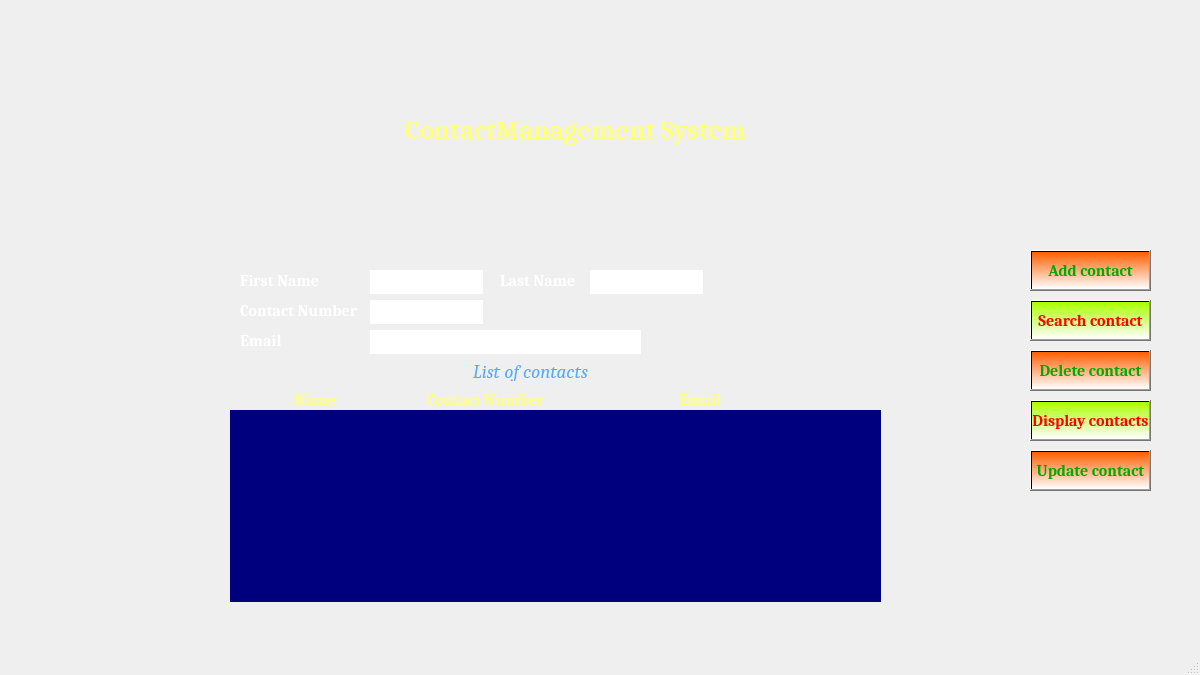
<?xml version="1.0" encoding="UTF-8"?>
<ui version="4.0">
 <class>MainWindow</class>
 <widget class="QMainWindow" name="MainWindow">
  <property name="geometry">
   <rect>
    <x>0</x>
    <y>0</y>
    <width>1200</width>
    <height>675</height>
   </rect>
  </property>
  <property name="minimumSize">
   <size>
    <width>1200</width>
    <height>675</height>
   </size>
  </property>
  <property name="maximumSize">
   <size>
    <width>1300</width>
    <height>700</height>
   </size>
  </property>
  <property name="sizeIncrement">
   <size>
    <width>0</width>
    <height>0</height>
   </size>
  </property>
  <property name="font">
   <font>
    <family>Cambria</family>
   </font>
  </property>
  <property name="contextMenuPolicy">
   <enum>Qt::DefaultContextMenu</enum>
  </property>
  <property name="windowTitle">
   <string/>
  </property>
  <property name="windowIcon">
   <iconset theme="applications-engineering">
    <normaloff>bg_image (1).jpg</normaloff>
    <normalon>bg_image (1).jpg</normalon>bg_image (1).jpg</iconset>
  </property>
  <property name="autoFillBackground">
   <bool>false</bool>
  </property>
  <property name="unifiedTitleAndToolBarOnMac">
   <bool>false</bool>
  </property>
  <widget class="QWidget" name="centralwidget">
   <widget class="QLabel" name="FirstName">
    <property name="geometry">
     <rect>
      <x>240</x>
      <y>270</y>
      <width>101</width>
      <height>21</height>
     </rect>
    </property>
    <property name="font">
     <font>
      <family>Cambria</family>
      <pointsize>12</pointsize>
      <bold>false</bold>
     </font>
    </property>
    <property name="text">
     <string>&lt;html&gt;&lt;head/&gt;&lt;body&gt;&lt;p&gt;&lt;span style=&quot; font-weight:700; color:#ffffff;&quot;&gt;First Name&lt;/span&gt;&lt;/p&gt;&lt;/body&gt;&lt;/html&gt;</string>
    </property>
   </widget>
   <widget class="QLineEdit" name="FirstNameLineEdit">
    <property name="geometry">
     <rect>
      <x>370</x>
      <y>270</y>
      <width>113</width>
      <height>24</height>
     </rect>
    </property>
    <property name="font">
     <font>
      <family>Cambria</family>
      <pointsize>12</pointsize>
      <bold>false</bold>
     </font>
    </property>
    <property name="frame">
     <bool>false</bool>
    </property>
   </widget>
   <widget class="QPushButton" name="Add_contactPush">
    <property name="geometry">
     <rect>
      <x>1030</x>
      <y>250</y>
      <width>121</width>
      <height>41</height>
     </rect>
    </property>
    <property name="font">
     <font>
      <family>Cambria</family>
      <pointsize>12</pointsize>
      <bold>true</bold>
     </font>
    </property>
    <property name="autoFillBackground">
     <bool>false</bool>
    </property>
    <property name="styleSheet">
     <string notr="true">color: rgb(0, 170, 0);
background-color: qlineargradient(spread:pad, x1:0, y1:0, x2:0, y2:1, stop:0 rgba(255, 95, 0, 255), stop:1 rgba(255, 255, 255, 255));</string>
    </property>
    <property name="text">
     <string>Add contact</string>
    </property>
   </widget>
   <widget class="QListWidget" name="listWidget">
    <property name="geometry">
     <rect>
      <x>230</x>
      <y>410</y>
      <width>651</width>
      <height>192</height>
     </rect>
    </property>
    <property name="baseSize">
     <size>
      <width>4</width>
      <height>2</height>
     </size>
    </property>
    <property name="font">
     <font>
      <family>Cambria</family>
      <pointsize>12</pointsize>
      <italic>true</italic>
      <bold>false</bold>
     </font>
    </property>
    <property name="autoFillBackground">
     <bool>false</bool>
    </property>
    <property name="styleSheet">
     <string notr="true">color: rgb(255, 0, 127);
background-color: rgb(0, 0, 127);</string>
    </property>
    <property name="frameShape">
     <enum>QFrame::NoFrame</enum>
    </property>
    <property name="frameShadow">
     <enum>QFrame::Plain</enum>
    </property>
    <property name="viewMode">
     <enum>QListView::IconMode</enum>
    </property>
   </widget>
   <widget class="QLabel" name="LastName">
    <property name="geometry">
     <rect>
      <x>500</x>
      <y>270</y>
      <width>81</width>
      <height>21</height>
     </rect>
    </property>
    <property name="font">
     <font>
      <family>Cambria</family>
      <pointsize>12</pointsize>
      <bold>false</bold>
     </font>
    </property>
    <property name="text">
     <string>&lt;html&gt;&lt;head/&gt;&lt;body&gt;&lt;p&gt;&lt;span style=&quot; font-weight:700; color:#ffffff;&quot;&gt;Last Name&lt;/span&gt;&lt;/p&gt;&lt;/body&gt;&lt;/html&gt;</string>
    </property>
   </widget>
   <widget class="QLineEdit" name="LastNameLineEdit">
    <property name="geometry">
     <rect>
      <x>590</x>
      <y>270</y>
      <width>113</width>
      <height>24</height>
     </rect>
    </property>
    <property name="font">
     <font>
      <family>Cambria</family>
      <pointsize>12</pointsize>
      <bold>false</bold>
     </font>
    </property>
    <property name="frame">
     <bool>false</bool>
    </property>
   </widget>
   <widget class="QLabel" name="Contact">
    <property name="geometry">
     <rect>
      <x>240</x>
      <y>300</y>
      <width>121</width>
      <height>21</height>
     </rect>
    </property>
    <property name="font">
     <font>
      <family>Cambria</family>
      <pointsize>12</pointsize>
      <bold>false</bold>
     </font>
    </property>
    <property name="text">
     <string>&lt;html&gt;&lt;head/&gt;&lt;body&gt;&lt;p&gt;&lt;span style=&quot; font-weight:700; color:#ffffff;&quot;&gt;Contact Number&lt;/span&gt;&lt;/p&gt;&lt;/body&gt;&lt;/html&gt;</string>
    </property>
   </widget>
   <widget class="QLabel" name="Email">
    <property name="geometry">
     <rect>
      <x>240</x>
      <y>330</y>
      <width>61</width>
      <height>21</height>
     </rect>
    </property>
    <property name="font">
     <font>
      <family>Cambria</family>
      <pointsize>12</pointsize>
      <bold>false</bold>
     </font>
    </property>
    <property name="text">
     <string>&lt;html&gt;&lt;head/&gt;&lt;body&gt;&lt;p&gt;&lt;span style=&quot; font-weight:700; color:#ffffff;&quot;&gt;Email&lt;/span&gt;&lt;/p&gt;&lt;/body&gt;&lt;/html&gt;</string>
    </property>
   </widget>
   <widget class="QLineEdit" name="ContactNumberLineEdit">
    <property name="geometry">
     <rect>
      <x>370</x>
      <y>300</y>
      <width>113</width>
      <height>24</height>
     </rect>
    </property>
    <property name="font">
     <font>
      <family>Cambria</family>
      <pointsize>12</pointsize>
      <bold>false</bold>
     </font>
    </property>
    <property name="frame">
     <bool>false</bool>
    </property>
   </widget>
   <widget class="QLineEdit" name="EmailLineEdit">
    <property name="geometry">
     <rect>
      <x>370</x>
      <y>330</y>
      <width>271</width>
      <height>24</height>
     </rect>
    </property>
    <property name="font">
     <font>
      <family>Cambria</family>
      <pointsize>12</pointsize>
      <bold>false</bold>
     </font>
    </property>
    <property name="frame">
     <bool>false</bool>
    </property>
   </widget>
   <widget class="QLabel" name="label">
    <property name="geometry">
     <rect>
      <x>470</x>
      <y>360</y>
      <width>121</width>
      <height>21</height>
     </rect>
    </property>
    <property name="font">
     <font>
      <family>Cambria</family>
      <pointsize>12</pointsize>
      <italic>true</italic>
      <bold>false</bold>
      <strikeout>false</strikeout>
     </font>
    </property>
    <property name="text">
     <string>&lt;html&gt;&lt;head/&gt;&lt;body&gt;&lt;p&gt;&lt;span style=&quot; font-size:14pt; color:#55aaff;&quot;&gt;List of contacts&lt;/span&gt;&lt;/p&gt;&lt;/body&gt;&lt;/html&gt;</string>
    </property>
    <property name="alignment">
     <set>Qt::AlignCenter</set>
    </property>
   </widget>
   <widget class="QLabel" name="label_2">
    <property name="geometry">
     <rect>
      <x>340</x>
      <y>90</y>
      <width>471</width>
      <height>81</height>
     </rect>
    </property>
    <property name="font">
     <font>
      <family>Cambria</family>
      <pointsize>20</pointsize>
      <bold>false</bold>
     </font>
    </property>
    <property name="text">
     <string>&lt;html&gt;&lt;head/&gt;&lt;body&gt;&lt;p align=&quot;center&quot;&gt;&lt;span style=&quot; font-weight:700; color:#ffff7f;&quot;&gt;ContactManagement System&lt;/span&gt;&lt;/p&gt;&lt;/body&gt;&lt;/html&gt;</string>
    </property>
    <property name="textFormat">
     <enum>Qt::RichText</enum>
    </property>
    <property name="scaledContents">
     <bool>false</bool>
    </property>
    <property name="alignment">
     <set>Qt::AlignCenter</set>
    </property>
   </widget>
   <widget class="QLabel" name="label_3">
    <property name="geometry">
     <rect>
      <x>210</x>
      <y>390</y>
      <width>211</width>
      <height>16</height>
     </rect>
    </property>
    <property name="font">
     <font>
      <family>Cambria</family>
      <pointsize>12</pointsize>
      <bold>false</bold>
     </font>
    </property>
    <property name="text">
     <string>&lt;html&gt;&lt;head/&gt;&lt;body&gt;&lt;p&gt;&lt;span style=&quot; font-weight:700; color:#ffff7f;&quot;&gt;Name&lt;/span&gt;&lt;/p&gt;&lt;/body&gt;&lt;/html&gt;</string>
    </property>
    <property name="alignment">
     <set>Qt::AlignCenter</set>
    </property>
   </widget>
   <widget class="QLabel" name="label_4">
    <property name="geometry">
     <rect>
      <x>420</x>
      <y>390</y>
      <width>131</width>
      <height>16</height>
     </rect>
    </property>
    <property name="font">
     <font>
      <family>Cambria</family>
      <pointsize>12</pointsize>
      <bold>false</bold>
     </font>
    </property>
    <property name="text">
     <string>&lt;html&gt;&lt;head/&gt;&lt;body&gt;&lt;p&gt;&lt;span style=&quot; font-weight:700; color:#ffff7f;&quot;&gt;Contact Number&lt;/span&gt;&lt;/p&gt;&lt;/body&gt;&lt;/html&gt;</string>
    </property>
    <property name="textFormat">
     <enum>Qt::AutoText</enum>
    </property>
    <property name="alignment">
     <set>Qt::AlignCenter</set>
    </property>
   </widget>
   <widget class="QLabel" name="label_5">
    <property name="geometry">
     <rect>
      <x>600</x>
      <y>390</y>
      <width>201</width>
      <height>16</height>
     </rect>
    </property>
    <property name="font">
     <font>
      <family>Cambria</family>
      <pointsize>12</pointsize>
      <bold>false</bold>
     </font>
    </property>
    <property name="autoFillBackground">
     <bool>false</bool>
    </property>
    <property name="text">
     <string>&lt;html&gt;&lt;head/&gt;&lt;body&gt;&lt;p&gt;&lt;span style=&quot; font-weight:700; color:#ffff7f;&quot;&gt;Email&lt;/span&gt;&lt;/p&gt;&lt;/body&gt;&lt;/html&gt;</string>
    </property>
    <property name="textFormat">
     <enum>Qt::AutoText</enum>
    </property>
    <property name="scaledContents">
     <bool>false</bool>
    </property>
    <property name="alignment">
     <set>Qt::AlignCenter</set>
    </property>
   </widget>
   <widget class="QPushButton" name="searchContactButton">
    <property name="geometry">
     <rect>
      <x>1030</x>
      <y>300</y>
      <width>121</width>
      <height>41</height>
     </rect>
    </property>
    <property name="font">
     <font>
      <family>Cambria</family>
      <pointsize>12</pointsize>
      <bold>true</bold>
     </font>
    </property>
    <property name="styleSheet">
     <string notr="true">color: rgb(255, 0, 0);
background-color: qlineargradient(spread:pad, x1:0, y1:0, x2:0, y2:1, stop:0 rgba(170, 255, 0, 255), stop:1 rgba(255, 255, 255, 255));</string>
    </property>
    <property name="text">
     <string>Search contact</string>
    </property>
   </widget>
   <widget class="QPushButton" name="deleteContactButton">
    <property name="geometry">
     <rect>
      <x>1030</x>
      <y>350</y>
      <width>121</width>
      <height>41</height>
     </rect>
    </property>
    <property name="font">
     <font>
      <family>Cambria</family>
      <pointsize>12</pointsize>
      <bold>true</bold>
     </font>
    </property>
    <property name="styleSheet">
     <string notr="true">color: rgb(0, 170, 0);
background-color: qlineargradient(spread:pad, x1:0, y1:0, x2:0, y2:1, stop:0 rgba(255, 95, 0, 255), stop:1 rgba(255, 255, 255, 255));</string>
    </property>
    <property name="text">
     <string>Delete contact</string>
    </property>
   </widget>
   <widget class="QPushButton" name="displayContactButton">
    <property name="geometry">
     <rect>
      <x>1030</x>
      <y>400</y>
      <width>121</width>
      <height>41</height>
     </rect>
    </property>
    <property name="font">
     <font>
      <family>Cambria</family>
      <pointsize>12</pointsize>
      <bold>true</bold>
     </font>
    </property>
    <property name="styleSheet">
     <string notr="true">color: rgb(255, 0, 0);
background-color: qlineargradient(spread:pad, x1:0, y1:0, x2:0, y2:1, stop:0 rgba(170, 255, 0, 255), stop:1 rgba(255, 255, 255, 255));</string>
    </property>
    <property name="text">
     <string>Display contacts</string>
    </property>
   </widget>
   <widget class="QPushButton" name="updateContactButton">
    <property name="geometry">
     <rect>
      <x>1030</x>
      <y>450</y>
      <width>121</width>
      <height>41</height>
     </rect>
    </property>
    <property name="font">
     <font>
      <family>Cambria</family>
      <pointsize>12</pointsize>
      <bold>true</bold>
     </font>
    </property>
    <property name="styleSheet">
     <string notr="true">color: rgb(0, 170, 0);
background-color: qlineargradient(spread:pad, x1:0, y1:0, x2:0, y2:1, stop:0 rgba(255, 95, 0, 255), stop:1 rgba(255, 255, 255, 255));</string>
    </property>
    <property name="text">
     <string>Update contact</string>
    </property>
   </widget>
  </widget>
  <widget class="QMenuBar" name="menubar">
   <property name="geometry">
    <rect>
     <x>0</x>
     <y>0</y>
     <width>1200</width>
     <height>20</height>
    </rect>
   </property>
  </widget>
  <widget class="QStatusBar" name="statusBar"/>
 </widget>
 <resources/>
 <connections/>
</ui>
